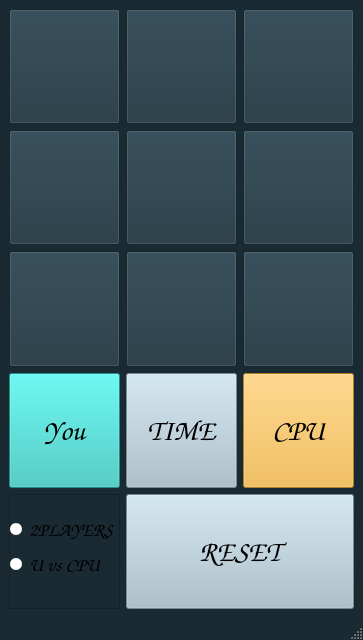
<?xml version="1.0" encoding="UTF-8"?>
<ui version="4.0">
 <class>MainWindow</class>
 <widget class="QMainWindow" name="MainWindow">
  <property name="geometry">
   <rect>
    <x>0</x>
    <y>0</y>
    <width>363</width>
    <height>640</height>
   </rect>
  </property>
  <property name="sizePolicy">
   <sizepolicy hsizetype="Preferred" vsizetype="Preferred">
    <horstretch>0</horstretch>
    <verstretch>0</verstretch>
   </sizepolicy>
  </property>
  <property name="palette">
   <palette>
    <active>
     <colorrole role="ButtonText">
      <brush brushstyle="SolidPattern">
       <color alpha="255">
        <red>242</red>
        <green>178</green>
        <blue>55</blue>
       </color>
      </brush>
     </colorrole>
     <colorrole role="Window">
      <brush brushstyle="SolidPattern">
       <color alpha="255">
        <red>25</red>
        <green>42</green>
        <blue>50</blue>
       </color>
      </brush>
     </colorrole>
    </active>
    <inactive>
     <colorrole role="ButtonText">
      <brush brushstyle="SolidPattern">
       <color alpha="255">
        <red>242</red>
        <green>178</green>
        <blue>55</blue>
       </color>
      </brush>
     </colorrole>
     <colorrole role="Window">
      <brush brushstyle="SolidPattern">
       <color alpha="255">
        <red>25</red>
        <green>42</green>
        <blue>50</blue>
       </color>
      </brush>
     </colorrole>
    </inactive>
    <disabled>
     <colorrole role="Base">
      <brush brushstyle="SolidPattern">
       <color alpha="255">
        <red>25</red>
        <green>42</green>
        <blue>50</blue>
       </color>
      </brush>
     </colorrole>
     <colorrole role="Window">
      <brush brushstyle="SolidPattern">
       <color alpha="255">
        <red>25</red>
        <green>42</green>
        <blue>50</blue>
       </color>
      </brush>
     </colorrole>
    </disabled>
   </palette>
  </property>
  <property name="windowTitle">
   <string>Tic Tac Toe</string>
  </property>
  <widget class="QWidget" name="centralwidget">
   <layout class="QGridLayout" name="gridLayout">
    <item row="2" column="2">
     <widget class="QPushButton" name="btn_9">
      <property name="sizePolicy">
       <sizepolicy hsizetype="Preferred" vsizetype="Preferred">
        <horstretch>111</horstretch>
        <verstretch>111</verstretch>
       </sizepolicy>
      </property>
      <property name="minimumSize">
       <size>
        <width>111</width>
        <height>111</height>
       </size>
      </property>
      <property name="maximumSize">
       <size>
        <width>333</width>
        <height>333</height>
       </size>
      </property>
      <property name="palette">
       <palette>
        <active>
         <colorrole role="Button">
          <brush brushstyle="SolidPattern">
           <color alpha="255">
            <red>31</red>
            <green>53</green>
            <blue>64</blue>
           </color>
          </brush>
         </colorrole>
         <colorrole role="ButtonText">
          <brush brushstyle="SolidPattern">
           <color alpha="255">
            <red>49</red>
            <green>196</green>
            <blue>190</blue>
           </color>
          </brush>
         </colorrole>
         <colorrole role="Base">
          <brush brushstyle="SolidPattern">
           <color alpha="255">
            <red>31</red>
            <green>53</green>
            <blue>64</blue>
           </color>
          </brush>
         </colorrole>
         <colorrole role="Window">
          <brush brushstyle="SolidPattern">
           <color alpha="255">
            <red>31</red>
            <green>53</green>
            <blue>64</blue>
           </color>
          </brush>
         </colorrole>
        </active>
        <inactive>
         <colorrole role="Button">
          <brush brushstyle="SolidPattern">
           <color alpha="255">
            <red>31</red>
            <green>53</green>
            <blue>64</blue>
           </color>
          </brush>
         </colorrole>
         <colorrole role="ButtonText">
          <brush brushstyle="SolidPattern">
           <color alpha="255">
            <red>49</red>
            <green>196</green>
            <blue>190</blue>
           </color>
          </brush>
         </colorrole>
         <colorrole role="Base">
          <brush brushstyle="SolidPattern">
           <color alpha="255">
            <red>31</red>
            <green>53</green>
            <blue>64</blue>
           </color>
          </brush>
         </colorrole>
         <colorrole role="Window">
          <brush brushstyle="SolidPattern">
           <color alpha="255">
            <red>31</red>
            <green>53</green>
            <blue>64</blue>
           </color>
          </brush>
         </colorrole>
        </inactive>
        <disabled>
         <colorrole role="Button">
          <brush brushstyle="SolidPattern">
           <color alpha="255">
            <red>31</red>
            <green>53</green>
            <blue>64</blue>
           </color>
          </brush>
         </colorrole>
         <colorrole role="Base">
          <brush brushstyle="SolidPattern">
           <color alpha="255">
            <red>31</red>
            <green>53</green>
            <blue>64</blue>
           </color>
          </brush>
         </colorrole>
         <colorrole role="Window">
          <brush brushstyle="SolidPattern">
           <color alpha="255">
            <red>31</red>
            <green>53</green>
            <blue>64</blue>
           </color>
          </brush>
         </colorrole>
        </disabled>
       </palette>
      </property>
      <property name="font">
       <font>
        <family>Comic Sans MS</family>
        <pointsize>72</pointsize>
        <bold>true</bold>
       </font>
      </property>
      <property name="styleSheet">
       <string notr="true">QPushButton{
background-color: rgb(31, 53, 64)
}</string>
      </property>
      <property name="text">
       <string/>
      </property>
     </widget>
    </item>
    <item row="3" column="2">
     <widget class="QPushButton" name="btn_12">
      <property name="sizePolicy">
       <sizepolicy hsizetype="Preferred" vsizetype="Preferred">
        <horstretch>111</horstretch>
        <verstretch>111</verstretch>
       </sizepolicy>
      </property>
      <property name="minimumSize">
       <size>
        <width>111</width>
        <height>111</height>
       </size>
      </property>
      <property name="maximumSize">
       <size>
        <width>333</width>
        <height>333</height>
       </size>
      </property>
      <property name="font">
       <font>
        <family>Comic Sans MS</family>
        <pointsize>22</pointsize>
        <bold>true</bold>
       </font>
      </property>
      <property name="styleSheet">
       <string notr="true">QPushButton{
background-color: rgb(242, 178, 55)
}</string>
      </property>
      <property name="text">
       <string>CPU</string>
      </property>
     </widget>
    </item>
    <item row="3" column="1">
     <widget class="QPushButton" name="btn_11">
      <property name="sizePolicy">
       <sizepolicy hsizetype="Preferred" vsizetype="Preferred">
        <horstretch>111</horstretch>
        <verstretch>111</verstretch>
       </sizepolicy>
      </property>
      <property name="minimumSize">
       <size>
        <width>111</width>
        <height>111</height>
       </size>
      </property>
      <property name="maximumSize">
       <size>
        <width>333</width>
        <height>333</height>
       </size>
      </property>
      <property name="font">
       <font>
        <family>Comic Sans MS</family>
        <pointsize>22</pointsize>
        <bold>true</bold>
       </font>
      </property>
      <property name="styleSheet">
       <string notr="true">QPushButton{
background-color: rgb(168, 190, 201)
}</string>
      </property>
      <property name="text">
       <string>TIME</string>
      </property>
     </widget>
    </item>
    <item row="0" column="2">
     <widget class="QPushButton" name="btn_3">
      <property name="sizePolicy">
       <sizepolicy hsizetype="Preferred" vsizetype="Preferred">
        <horstretch>111</horstretch>
        <verstretch>111</verstretch>
       </sizepolicy>
      </property>
      <property name="minimumSize">
       <size>
        <width>111</width>
        <height>111</height>
       </size>
      </property>
      <property name="maximumSize">
       <size>
        <width>333</width>
        <height>333</height>
       </size>
      </property>
      <property name="palette">
       <palette>
        <active>
         <colorrole role="Button">
          <brush brushstyle="SolidPattern">
           <color alpha="255">
            <red>31</red>
            <green>53</green>
            <blue>64</blue>
           </color>
          </brush>
         </colorrole>
         <colorrole role="ButtonText">
          <brush brushstyle="SolidPattern">
           <color alpha="255">
            <red>49</red>
            <green>196</green>
            <blue>190</blue>
           </color>
          </brush>
         </colorrole>
         <colorrole role="Base">
          <brush brushstyle="SolidPattern">
           <color alpha="255">
            <red>31</red>
            <green>53</green>
            <blue>64</blue>
           </color>
          </brush>
         </colorrole>
         <colorrole role="Window">
          <brush brushstyle="SolidPattern">
           <color alpha="255">
            <red>31</red>
            <green>53</green>
            <blue>64</blue>
           </color>
          </brush>
         </colorrole>
        </active>
        <inactive>
         <colorrole role="Button">
          <brush brushstyle="SolidPattern">
           <color alpha="255">
            <red>31</red>
            <green>53</green>
            <blue>64</blue>
           </color>
          </brush>
         </colorrole>
         <colorrole role="ButtonText">
          <brush brushstyle="SolidPattern">
           <color alpha="255">
            <red>49</red>
            <green>196</green>
            <blue>190</blue>
           </color>
          </brush>
         </colorrole>
         <colorrole role="Base">
          <brush brushstyle="SolidPattern">
           <color alpha="255">
            <red>31</red>
            <green>53</green>
            <blue>64</blue>
           </color>
          </brush>
         </colorrole>
         <colorrole role="Window">
          <brush brushstyle="SolidPattern">
           <color alpha="255">
            <red>31</red>
            <green>53</green>
            <blue>64</blue>
           </color>
          </brush>
         </colorrole>
        </inactive>
        <disabled>
         <colorrole role="Button">
          <brush brushstyle="SolidPattern">
           <color alpha="255">
            <red>31</red>
            <green>53</green>
            <blue>64</blue>
           </color>
          </brush>
         </colorrole>
         <colorrole role="Base">
          <brush brushstyle="SolidPattern">
           <color alpha="255">
            <red>31</red>
            <green>53</green>
            <blue>64</blue>
           </color>
          </brush>
         </colorrole>
         <colorrole role="Window">
          <brush brushstyle="SolidPattern">
           <color alpha="255">
            <red>31</red>
            <green>53</green>
            <blue>64</blue>
           </color>
          </brush>
         </colorrole>
        </disabled>
       </palette>
      </property>
      <property name="font">
       <font>
        <family>Comic Sans MS</family>
        <pointsize>72</pointsize>
        <bold>true</bold>
       </font>
      </property>
      <property name="styleSheet">
       <string notr="true">QPushButton{
background-color: rgb(31, 53, 64)
}</string>
      </property>
      <property name="text">
       <string/>
      </property>
     </widget>
    </item>
    <item row="4" column="1" colspan="2">
     <widget class="QPushButton" name="btn_13">
      <property name="sizePolicy">
       <sizepolicy hsizetype="Preferred" vsizetype="Preferred">
        <horstretch>111</horstretch>
        <verstretch>111</verstretch>
       </sizepolicy>
      </property>
      <property name="minimumSize">
       <size>
        <width>111</width>
        <height>111</height>
       </size>
      </property>
      <property name="maximumSize">
       <size>
        <width>333</width>
        <height>333</height>
       </size>
      </property>
      <property name="font">
       <font>
        <family>Comic Sans MS</family>
        <pointsize>22</pointsize>
        <bold>true</bold>
       </font>
      </property>
      <property name="styleSheet">
       <string notr="true">QPushButton{
background-color: rgb(168, 190, 201)
}</string>
      </property>
      <property name="text">
       <string>RESET</string>
      </property>
     </widget>
    </item>
    <item row="1" column="1">
     <widget class="QPushButton" name="btn_5">
      <property name="sizePolicy">
       <sizepolicy hsizetype="Preferred" vsizetype="Preferred">
        <horstretch>111</horstretch>
        <verstretch>111</verstretch>
       </sizepolicy>
      </property>
      <property name="minimumSize">
       <size>
        <width>111</width>
        <height>111</height>
       </size>
      </property>
      <property name="maximumSize">
       <size>
        <width>333</width>
        <height>333</height>
       </size>
      </property>
      <property name="palette">
       <palette>
        <active>
         <colorrole role="Button">
          <brush brushstyle="SolidPattern">
           <color alpha="255">
            <red>31</red>
            <green>53</green>
            <blue>64</blue>
           </color>
          </brush>
         </colorrole>
         <colorrole role="ButtonText">
          <brush brushstyle="SolidPattern">
           <color alpha="255">
            <red>49</red>
            <green>196</green>
            <blue>190</blue>
           </color>
          </brush>
         </colorrole>
         <colorrole role="Base">
          <brush brushstyle="SolidPattern">
           <color alpha="255">
            <red>31</red>
            <green>53</green>
            <blue>64</blue>
           </color>
          </brush>
         </colorrole>
         <colorrole role="Window">
          <brush brushstyle="SolidPattern">
           <color alpha="255">
            <red>31</red>
            <green>53</green>
            <blue>64</blue>
           </color>
          </brush>
         </colorrole>
        </active>
        <inactive>
         <colorrole role="Button">
          <brush brushstyle="SolidPattern">
           <color alpha="255">
            <red>31</red>
            <green>53</green>
            <blue>64</blue>
           </color>
          </brush>
         </colorrole>
         <colorrole role="ButtonText">
          <brush brushstyle="SolidPattern">
           <color alpha="255">
            <red>49</red>
            <green>196</green>
            <blue>190</blue>
           </color>
          </brush>
         </colorrole>
         <colorrole role="Base">
          <brush brushstyle="SolidPattern">
           <color alpha="255">
            <red>31</red>
            <green>53</green>
            <blue>64</blue>
           </color>
          </brush>
         </colorrole>
         <colorrole role="Window">
          <brush brushstyle="SolidPattern">
           <color alpha="255">
            <red>31</red>
            <green>53</green>
            <blue>64</blue>
           </color>
          </brush>
         </colorrole>
        </inactive>
        <disabled>
         <colorrole role="Button">
          <brush brushstyle="SolidPattern">
           <color alpha="255">
            <red>31</red>
            <green>53</green>
            <blue>64</blue>
           </color>
          </brush>
         </colorrole>
         <colorrole role="Base">
          <brush brushstyle="SolidPattern">
           <color alpha="255">
            <red>31</red>
            <green>53</green>
            <blue>64</blue>
           </color>
          </brush>
         </colorrole>
         <colorrole role="Window">
          <brush brushstyle="SolidPattern">
           <color alpha="255">
            <red>31</red>
            <green>53</green>
            <blue>64</blue>
           </color>
          </brush>
         </colorrole>
        </disabled>
       </palette>
      </property>
      <property name="font">
       <font>
        <family>Comic Sans MS</family>
        <pointsize>72</pointsize>
        <bold>true</bold>
       </font>
      </property>
      <property name="styleSheet">
       <string notr="true">QPushButton{
background-color: rgb(31, 53, 64)
}</string>
      </property>
      <property name="text">
       <string/>
      </property>
     </widget>
    </item>
    <item row="0" column="0">
     <widget class="QPushButton" name="btn_1">
      <property name="sizePolicy">
       <sizepolicy hsizetype="Preferred" vsizetype="Preferred">
        <horstretch>111</horstretch>
        <verstretch>111</verstretch>
       </sizepolicy>
      </property>
      <property name="minimumSize">
       <size>
        <width>111</width>
        <height>111</height>
       </size>
      </property>
      <property name="maximumSize">
       <size>
        <width>333</width>
        <height>333</height>
       </size>
      </property>
      <property name="palette">
       <palette>
        <active>
         <colorrole role="Button">
          <brush brushstyle="SolidPattern">
           <color alpha="255">
            <red>31</red>
            <green>53</green>
            <blue>64</blue>
           </color>
          </brush>
         </colorrole>
         <colorrole role="ButtonText">
          <brush brushstyle="SolidPattern">
           <color alpha="255">
            <red>49</red>
            <green>196</green>
            <blue>190</blue>
           </color>
          </brush>
         </colorrole>
         <colorrole role="Base">
          <brush brushstyle="SolidPattern">
           <color alpha="255">
            <red>31</red>
            <green>53</green>
            <blue>64</blue>
           </color>
          </brush>
         </colorrole>
         <colorrole role="Window">
          <brush brushstyle="SolidPattern">
           <color alpha="255">
            <red>31</red>
            <green>53</green>
            <blue>64</blue>
           </color>
          </brush>
         </colorrole>
        </active>
        <inactive>
         <colorrole role="Button">
          <brush brushstyle="SolidPattern">
           <color alpha="255">
            <red>31</red>
            <green>53</green>
            <blue>64</blue>
           </color>
          </brush>
         </colorrole>
         <colorrole role="ButtonText">
          <brush brushstyle="SolidPattern">
           <color alpha="255">
            <red>49</red>
            <green>196</green>
            <blue>190</blue>
           </color>
          </brush>
         </colorrole>
         <colorrole role="Base">
          <brush brushstyle="SolidPattern">
           <color alpha="255">
            <red>31</red>
            <green>53</green>
            <blue>64</blue>
           </color>
          </brush>
         </colorrole>
         <colorrole role="Window">
          <brush brushstyle="SolidPattern">
           <color alpha="255">
            <red>31</red>
            <green>53</green>
            <blue>64</blue>
           </color>
          </brush>
         </colorrole>
        </inactive>
        <disabled>
         <colorrole role="Button">
          <brush brushstyle="SolidPattern">
           <color alpha="255">
            <red>31</red>
            <green>53</green>
            <blue>64</blue>
           </color>
          </brush>
         </colorrole>
         <colorrole role="Base">
          <brush brushstyle="SolidPattern">
           <color alpha="255">
            <red>31</red>
            <green>53</green>
            <blue>64</blue>
           </color>
          </brush>
         </colorrole>
         <colorrole role="Window">
          <brush brushstyle="SolidPattern">
           <color alpha="255">
            <red>31</red>
            <green>53</green>
            <blue>64</blue>
           </color>
          </brush>
         </colorrole>
        </disabled>
       </palette>
      </property>
      <property name="font">
       <font>
        <family>Comic Sans MS</family>
        <pointsize>72</pointsize>
        <bold>true</bold>
       </font>
      </property>
      <property name="focusPolicy">
       <enum>Qt::StrongFocus</enum>
      </property>
      <property name="styleSheet">
       <string notr="true">QPushButton{
background-color: rgb(31, 53, 64)
}</string>
      </property>
      <property name="text">
       <string/>
      </property>
     </widget>
    </item>
    <item row="2" column="0">
     <widget class="QPushButton" name="btn_7">
      <property name="sizePolicy">
       <sizepolicy hsizetype="Preferred" vsizetype="Preferred">
        <horstretch>111</horstretch>
        <verstretch>111</verstretch>
       </sizepolicy>
      </property>
      <property name="minimumSize">
       <size>
        <width>111</width>
        <height>111</height>
       </size>
      </property>
      <property name="maximumSize">
       <size>
        <width>333</width>
        <height>333</height>
       </size>
      </property>
      <property name="palette">
       <palette>
        <active>
         <colorrole role="Button">
          <brush brushstyle="SolidPattern">
           <color alpha="255">
            <red>31</red>
            <green>53</green>
            <blue>64</blue>
           </color>
          </brush>
         </colorrole>
         <colorrole role="ButtonText">
          <brush brushstyle="SolidPattern">
           <color alpha="255">
            <red>49</red>
            <green>196</green>
            <blue>190</blue>
           </color>
          </brush>
         </colorrole>
         <colorrole role="Base">
          <brush brushstyle="SolidPattern">
           <color alpha="255">
            <red>31</red>
            <green>53</green>
            <blue>64</blue>
           </color>
          </brush>
         </colorrole>
         <colorrole role="Window">
          <brush brushstyle="SolidPattern">
           <color alpha="255">
            <red>31</red>
            <green>53</green>
            <blue>64</blue>
           </color>
          </brush>
         </colorrole>
        </active>
        <inactive>
         <colorrole role="Button">
          <brush brushstyle="SolidPattern">
           <color alpha="255">
            <red>31</red>
            <green>53</green>
            <blue>64</blue>
           </color>
          </brush>
         </colorrole>
         <colorrole role="ButtonText">
          <brush brushstyle="SolidPattern">
           <color alpha="255">
            <red>49</red>
            <green>196</green>
            <blue>190</blue>
           </color>
          </brush>
         </colorrole>
         <colorrole role="Base">
          <brush brushstyle="SolidPattern">
           <color alpha="255">
            <red>31</red>
            <green>53</green>
            <blue>64</blue>
           </color>
          </brush>
         </colorrole>
         <colorrole role="Window">
          <brush brushstyle="SolidPattern">
           <color alpha="255">
            <red>31</red>
            <green>53</green>
            <blue>64</blue>
           </color>
          </brush>
         </colorrole>
        </inactive>
        <disabled>
         <colorrole role="Button">
          <brush brushstyle="SolidPattern">
           <color alpha="255">
            <red>31</red>
            <green>53</green>
            <blue>64</blue>
           </color>
          </brush>
         </colorrole>
         <colorrole role="Base">
          <brush brushstyle="SolidPattern">
           <color alpha="255">
            <red>31</red>
            <green>53</green>
            <blue>64</blue>
           </color>
          </brush>
         </colorrole>
         <colorrole role="Window">
          <brush brushstyle="SolidPattern">
           <color alpha="255">
            <red>31</red>
            <green>53</green>
            <blue>64</blue>
           </color>
          </brush>
         </colorrole>
        </disabled>
       </palette>
      </property>
      <property name="font">
       <font>
        <family>Comic Sans MS</family>
        <pointsize>72</pointsize>
        <bold>true</bold>
       </font>
      </property>
      <property name="styleSheet">
       <string notr="true">QPushButton{
background-color: rgb(31, 53, 64)
}</string>
      </property>
      <property name="text">
       <string/>
      </property>
     </widget>
    </item>
    <item row="2" column="1">
     <widget class="QPushButton" name="btn_8">
      <property name="sizePolicy">
       <sizepolicy hsizetype="Preferred" vsizetype="Preferred">
        <horstretch>111</horstretch>
        <verstretch>111</verstretch>
       </sizepolicy>
      </property>
      <property name="minimumSize">
       <size>
        <width>111</width>
        <height>111</height>
       </size>
      </property>
      <property name="maximumSize">
       <size>
        <width>333</width>
        <height>333</height>
       </size>
      </property>
      <property name="palette">
       <palette>
        <active>
         <colorrole role="Button">
          <brush brushstyle="SolidPattern">
           <color alpha="255">
            <red>31</red>
            <green>53</green>
            <blue>64</blue>
           </color>
          </brush>
         </colorrole>
         <colorrole role="ButtonText">
          <brush brushstyle="SolidPattern">
           <color alpha="255">
            <red>49</red>
            <green>196</green>
            <blue>190</blue>
           </color>
          </brush>
         </colorrole>
         <colorrole role="Base">
          <brush brushstyle="SolidPattern">
           <color alpha="255">
            <red>31</red>
            <green>53</green>
            <blue>64</blue>
           </color>
          </brush>
         </colorrole>
         <colorrole role="Window">
          <brush brushstyle="SolidPattern">
           <color alpha="255">
            <red>31</red>
            <green>53</green>
            <blue>64</blue>
           </color>
          </brush>
         </colorrole>
        </active>
        <inactive>
         <colorrole role="Button">
          <brush brushstyle="SolidPattern">
           <color alpha="255">
            <red>31</red>
            <green>53</green>
            <blue>64</blue>
           </color>
          </brush>
         </colorrole>
         <colorrole role="ButtonText">
          <brush brushstyle="SolidPattern">
           <color alpha="255">
            <red>49</red>
            <green>196</green>
            <blue>190</blue>
           </color>
          </brush>
         </colorrole>
         <colorrole role="Base">
          <brush brushstyle="SolidPattern">
           <color alpha="255">
            <red>31</red>
            <green>53</green>
            <blue>64</blue>
           </color>
          </brush>
         </colorrole>
         <colorrole role="Window">
          <brush brushstyle="SolidPattern">
           <color alpha="255">
            <red>31</red>
            <green>53</green>
            <blue>64</blue>
           </color>
          </brush>
         </colorrole>
        </inactive>
        <disabled>
         <colorrole role="Button">
          <brush brushstyle="SolidPattern">
           <color alpha="255">
            <red>31</red>
            <green>53</green>
            <blue>64</blue>
           </color>
          </brush>
         </colorrole>
         <colorrole role="Base">
          <brush brushstyle="SolidPattern">
           <color alpha="255">
            <red>31</red>
            <green>53</green>
            <blue>64</blue>
           </color>
          </brush>
         </colorrole>
         <colorrole role="Window">
          <brush brushstyle="SolidPattern">
           <color alpha="255">
            <red>31</red>
            <green>53</green>
            <blue>64</blue>
           </color>
          </brush>
         </colorrole>
        </disabled>
       </palette>
      </property>
      <property name="font">
       <font>
        <family>Comic Sans MS</family>
        <pointsize>72</pointsize>
        <bold>true</bold>
       </font>
      </property>
      <property name="styleSheet">
       <string notr="true">QPushButton{
background-color: rgb(31, 53, 64)
}</string>
      </property>
      <property name="text">
       <string/>
      </property>
     </widget>
    </item>
    <item row="3" column="0">
     <widget class="QPushButton" name="btn_10">
      <property name="sizePolicy">
       <sizepolicy hsizetype="Preferred" vsizetype="Preferred">
        <horstretch>111</horstretch>
        <verstretch>111</verstretch>
       </sizepolicy>
      </property>
      <property name="minimumSize">
       <size>
        <width>111</width>
        <height>111</height>
       </size>
      </property>
      <property name="maximumSize">
       <size>
        <width>333</width>
        <height>333</height>
       </size>
      </property>
      <property name="font">
       <font>
        <family>Comic Sans MS</family>
        <pointsize>22</pointsize>
        <bold>true</bold>
       </font>
      </property>
      <property name="styleSheet">
       <string notr="true">QPushButton{
background-color:rgb(49, 196, 190)
}</string>
      </property>
      <property name="text">
       <string>You</string>
      </property>
     </widget>
    </item>
    <item row="1" column="2">
     <widget class="QPushButton" name="btn_6">
      <property name="sizePolicy">
       <sizepolicy hsizetype="Preferred" vsizetype="Preferred">
        <horstretch>111</horstretch>
        <verstretch>111</verstretch>
       </sizepolicy>
      </property>
      <property name="minimumSize">
       <size>
        <width>111</width>
        <height>111</height>
       </size>
      </property>
      <property name="maximumSize">
       <size>
        <width>333</width>
        <height>333</height>
       </size>
      </property>
      <property name="palette">
       <palette>
        <active>
         <colorrole role="Button">
          <brush brushstyle="SolidPattern">
           <color alpha="255">
            <red>31</red>
            <green>53</green>
            <blue>64</blue>
           </color>
          </brush>
         </colorrole>
         <colorrole role="ButtonText">
          <brush brushstyle="SolidPattern">
           <color alpha="255">
            <red>49</red>
            <green>196</green>
            <blue>190</blue>
           </color>
          </brush>
         </colorrole>
         <colorrole role="Base">
          <brush brushstyle="SolidPattern">
           <color alpha="255">
            <red>31</red>
            <green>53</green>
            <blue>64</blue>
           </color>
          </brush>
         </colorrole>
         <colorrole role="Window">
          <brush brushstyle="SolidPattern">
           <color alpha="255">
            <red>31</red>
            <green>53</green>
            <blue>64</blue>
           </color>
          </brush>
         </colorrole>
        </active>
        <inactive>
         <colorrole role="Button">
          <brush brushstyle="SolidPattern">
           <color alpha="255">
            <red>31</red>
            <green>53</green>
            <blue>64</blue>
           </color>
          </brush>
         </colorrole>
         <colorrole role="ButtonText">
          <brush brushstyle="SolidPattern">
           <color alpha="255">
            <red>49</red>
            <green>196</green>
            <blue>190</blue>
           </color>
          </brush>
         </colorrole>
         <colorrole role="Base">
          <brush brushstyle="SolidPattern">
           <color alpha="255">
            <red>31</red>
            <green>53</green>
            <blue>64</blue>
           </color>
          </brush>
         </colorrole>
         <colorrole role="Window">
          <brush brushstyle="SolidPattern">
           <color alpha="255">
            <red>31</red>
            <green>53</green>
            <blue>64</blue>
           </color>
          </brush>
         </colorrole>
        </inactive>
        <disabled>
         <colorrole role="Button">
          <brush brushstyle="SolidPattern">
           <color alpha="255">
            <red>31</red>
            <green>53</green>
            <blue>64</blue>
           </color>
          </brush>
         </colorrole>
         <colorrole role="Base">
          <brush brushstyle="SolidPattern">
           <color alpha="255">
            <red>31</red>
            <green>53</green>
            <blue>64</blue>
           </color>
          </brush>
         </colorrole>
         <colorrole role="Window">
          <brush brushstyle="SolidPattern">
           <color alpha="255">
            <red>31</red>
            <green>53</green>
            <blue>64</blue>
           </color>
          </brush>
         </colorrole>
        </disabled>
       </palette>
      </property>
      <property name="font">
       <font>
        <family>Comic Sans MS</family>
        <pointsize>72</pointsize>
        <bold>true</bold>
       </font>
      </property>
      <property name="styleSheet">
       <string notr="true">QPushButton{
background-color: rgb(31, 53, 64)
}</string>
      </property>
      <property name="text">
       <string/>
      </property>
     </widget>
    </item>
    <item row="0" column="1">
     <widget class="QPushButton" name="btn_2">
      <property name="sizePolicy">
       <sizepolicy hsizetype="Preferred" vsizetype="Preferred">
        <horstretch>111</horstretch>
        <verstretch>111</verstretch>
       </sizepolicy>
      </property>
      <property name="minimumSize">
       <size>
        <width>111</width>
        <height>111</height>
       </size>
      </property>
      <property name="maximumSize">
       <size>
        <width>333</width>
        <height>333</height>
       </size>
      </property>
      <property name="palette">
       <palette>
        <active>
         <colorrole role="Button">
          <brush brushstyle="SolidPattern">
           <color alpha="255">
            <red>31</red>
            <green>53</green>
            <blue>64</blue>
           </color>
          </brush>
         </colorrole>
         <colorrole role="ButtonText">
          <brush brushstyle="SolidPattern">
           <color alpha="255">
            <red>49</red>
            <green>196</green>
            <blue>190</blue>
           </color>
          </brush>
         </colorrole>
         <colorrole role="Base">
          <brush brushstyle="SolidPattern">
           <color alpha="255">
            <red>31</red>
            <green>53</green>
            <blue>64</blue>
           </color>
          </brush>
         </colorrole>
         <colorrole role="Window">
          <brush brushstyle="SolidPattern">
           <color alpha="255">
            <red>31</red>
            <green>53</green>
            <blue>64</blue>
           </color>
          </brush>
         </colorrole>
        </active>
        <inactive>
         <colorrole role="Button">
          <brush brushstyle="SolidPattern">
           <color alpha="255">
            <red>31</red>
            <green>53</green>
            <blue>64</blue>
           </color>
          </brush>
         </colorrole>
         <colorrole role="ButtonText">
          <brush brushstyle="SolidPattern">
           <color alpha="255">
            <red>49</red>
            <green>196</green>
            <blue>190</blue>
           </color>
          </brush>
         </colorrole>
         <colorrole role="Base">
          <brush brushstyle="SolidPattern">
           <color alpha="255">
            <red>31</red>
            <green>53</green>
            <blue>64</blue>
           </color>
          </brush>
         </colorrole>
         <colorrole role="Window">
          <brush brushstyle="SolidPattern">
           <color alpha="255">
            <red>31</red>
            <green>53</green>
            <blue>64</blue>
           </color>
          </brush>
         </colorrole>
        </inactive>
        <disabled>
         <colorrole role="Button">
          <brush brushstyle="SolidPattern">
           <color alpha="255">
            <red>31</red>
            <green>53</green>
            <blue>64</blue>
           </color>
          </brush>
         </colorrole>
         <colorrole role="Base">
          <brush brushstyle="SolidPattern">
           <color alpha="255">
            <red>31</red>
            <green>53</green>
            <blue>64</blue>
           </color>
          </brush>
         </colorrole>
         <colorrole role="Window">
          <brush brushstyle="SolidPattern">
           <color alpha="255">
            <red>31</red>
            <green>53</green>
            <blue>64</blue>
           </color>
          </brush>
         </colorrole>
        </disabled>
       </palette>
      </property>
      <property name="font">
       <font>
        <family>Comic Sans MS</family>
        <pointsize>72</pointsize>
        <bold>true</bold>
       </font>
      </property>
      <property name="styleSheet">
       <string notr="true">QPushButton{
background-color: rgb(31, 53, 64)
}</string>
      </property>
      <property name="text">
       <string/>
      </property>
     </widget>
    </item>
    <item row="1" column="0">
     <widget class="QPushButton" name="btn_4">
      <property name="sizePolicy">
       <sizepolicy hsizetype="Preferred" vsizetype="Preferred">
        <horstretch>111</horstretch>
        <verstretch>111</verstretch>
       </sizepolicy>
      </property>
      <property name="minimumSize">
       <size>
        <width>111</width>
        <height>111</height>
       </size>
      </property>
      <property name="maximumSize">
       <size>
        <width>333</width>
        <height>333</height>
       </size>
      </property>
      <property name="palette">
       <palette>
        <active>
         <colorrole role="Button">
          <brush brushstyle="SolidPattern">
           <color alpha="255">
            <red>31</red>
            <green>53</green>
            <blue>64</blue>
           </color>
          </brush>
         </colorrole>
         <colorrole role="ButtonText">
          <brush brushstyle="SolidPattern">
           <color alpha="255">
            <red>49</red>
            <green>196</green>
            <blue>190</blue>
           </color>
          </brush>
         </colorrole>
         <colorrole role="Base">
          <brush brushstyle="SolidPattern">
           <color alpha="255">
            <red>31</red>
            <green>53</green>
            <blue>64</blue>
           </color>
          </brush>
         </colorrole>
         <colorrole role="Window">
          <brush brushstyle="SolidPattern">
           <color alpha="255">
            <red>31</red>
            <green>53</green>
            <blue>64</blue>
           </color>
          </brush>
         </colorrole>
        </active>
        <inactive>
         <colorrole role="Button">
          <brush brushstyle="SolidPattern">
           <color alpha="255">
            <red>31</red>
            <green>53</green>
            <blue>64</blue>
           </color>
          </brush>
         </colorrole>
         <colorrole role="ButtonText">
          <brush brushstyle="SolidPattern">
           <color alpha="255">
            <red>49</red>
            <green>196</green>
            <blue>190</blue>
           </color>
          </brush>
         </colorrole>
         <colorrole role="Base">
          <brush brushstyle="SolidPattern">
           <color alpha="255">
            <red>31</red>
            <green>53</green>
            <blue>64</blue>
           </color>
          </brush>
         </colorrole>
         <colorrole role="Window">
          <brush brushstyle="SolidPattern">
           <color alpha="255">
            <red>31</red>
            <green>53</green>
            <blue>64</blue>
           </color>
          </brush>
         </colorrole>
        </inactive>
        <disabled>
         <colorrole role="Button">
          <brush brushstyle="SolidPattern">
           <color alpha="255">
            <red>31</red>
            <green>53</green>
            <blue>64</blue>
           </color>
          </brush>
         </colorrole>
         <colorrole role="Base">
          <brush brushstyle="SolidPattern">
           <color alpha="255">
            <red>31</red>
            <green>53</green>
            <blue>64</blue>
           </color>
          </brush>
         </colorrole>
         <colorrole role="Window">
          <brush brushstyle="SolidPattern">
           <color alpha="255">
            <red>31</red>
            <green>53</green>
            <blue>64</blue>
           </color>
          </brush>
         </colorrole>
        </disabled>
       </palette>
      </property>
      <property name="font">
       <font>
        <family>Comic Sans MS</family>
        <pointsize>72</pointsize>
        <bold>true</bold>
       </font>
      </property>
      <property name="styleSheet">
       <string notr="true">QPushButton{
background-color: rgb(31, 53, 64)
}</string>
      </property>
      <property name="text">
       <string/>
      </property>
     </widget>
    </item>
    <item row="4" column="0">
     <widget class="QFrame" name="frame">
      <property name="frameShape">
       <enum>QFrame::StyledPanel</enum>
      </property>
      <property name="frameShadow">
       <enum>QFrame::Raised</enum>
      </property>
      <widget class="QRadioButton" name="radioButton">
       <property name="geometry">
        <rect>
         <x>0</x>
         <y>20</y>
         <width>111</width>
         <height>31</height>
        </rect>
       </property>
       <property name="font">
        <font>
         <family>Comic Sans MS</family>
         <pointsize>14</pointsize>
         <bold>true</bold>
        </font>
       </property>
       <property name="text">
        <string>2PLAYERS</string>
       </property>
      </widget>
      <widget class="QRadioButton" name="radioButton_2">
       <property name="geometry">
        <rect>
         <x>0</x>
         <y>50</y>
         <width>111</width>
         <height>41</height>
        </rect>
       </property>
       <property name="font">
        <font>
         <family>Comic Sans MS</family>
         <pointsize>14</pointsize>
         <bold>true</bold>
        </font>
       </property>
       <property name="text">
        <string>U vs CPU</string>
       </property>
      </widget>
     </widget>
    </item>
   </layout>
  </widget>
  <widget class="QMenuBar" name="menubar">
   <property name="geometry">
    <rect>
     <x>0</x>
     <y>0</y>
     <width>363</width>
     <height>22</height>
    </rect>
   </property>
  </widget>
  <widget class="QStatusBar" name="statusbar"/>
 </widget>
 <resources/>
 <connections/>
</ui>
